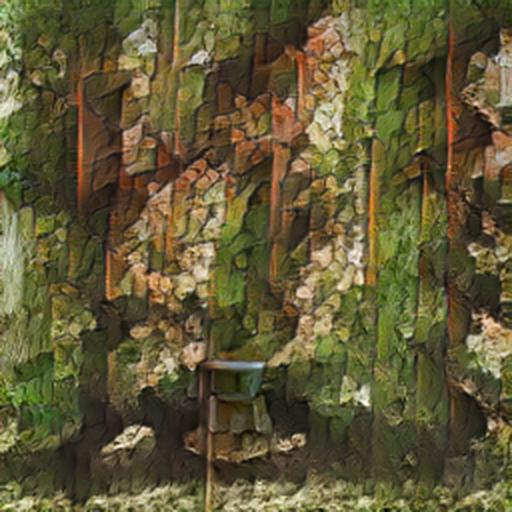
#> input picture frontend/src/assets/AGIQA-3K/AttnGAN_normal_012.jpg, 512 x 512 px
$ python hough_explorer.py ../../frontend/src/assets/AGIQA-3K out.png
#> lines starting #> are read from the running program, lines starting #| are printed output that depends on the picture; after the words box and inside, x2 and y2 are one past the last pixel; in counts of white or black regions, pixels touching at a corner belong together
### backend/f6_attributes/utils.py
"""
Shared utilities for the painting CV pipeline.
"""

import json
import logging
from pathlib import Path
from typing import Any


logger = logging.getLogger(__name__)


def save_json(data: Any, path: str | Path) -> None:
    Path(path).parent.mkdir(parents=True, exist_ok=True)
    with open(path, "w", encoding="utf-8") as f:
        json.dump(data, f, ensure_ascii=False, indent=2)


def load_json(path: str | Path) -> Any:
    with open(path, "r", encoding="utf-8") as f:
        return json.load(f)


def discover_images(root: str | Path, extensions=(".jpg", ".jpeg", ".png", ".webp")) -> list[Path]:
    """Recursively discover all images under *root*."""
    root = Path(root)
    images = []
    for ext in extensions:
        images.extend(root.rglob(f"*{ext}"))
        images.extend(root.rglob(f"*{ext.upper()}"))
#> pass 2 of the loop in discover_images, `for ext in extensions:`:
    return sorted(set(images))


# ---------------------------------------------------------------------------
# Image metadata
# ---------------------------------------------------------------------------

# Backends that mean "nothing was actually measured here". A record carrying one
# is a placeholder, not a result.
FALLBACK_BACKENDS = {"unavailable", "template-fallback"}


# [14 lines left out: function resumable_records, not called in this run]


def image_meta(path: Path, root: Path) -> dict:
    """Return lightweight metadata dict for a painting."""
    return {
        "id": str(path.relative_to(root)),
        "path": str(path),
        "filename": path.name,
    }

### backend/f6_attributes/hough_explorer.py
"""
Feature: Hough Transform Explorer
==================================
For each painting, pre-computes the full Canny → Hough pipeline at multiple
parameter settings, stores edge images and line parameter histograms.

Upgrade over original prototype:
- Precomputed at 3 parameter presets (fine / medium / coarse) for fast switching.
- Stores a compact sinusoid histogram for quick frontend matching.
- Matching endpoint: given user-drawn sinusoids (rho/theta pairs), find the most
  similar paintings using histogram intersection.

Output schema per painting:
{
  "id":     "...",
  "path":   "...",
  "presets": {
    "fine":   { "canny_low":50, "canny_high":150, "hough_threshold":30,
                "line_count": 42, "rho_theta_hist": [...] },
    "medium": { ... },
    "coarse": { ... }
  }
}

rho_theta_hist is a flattened N_RHO_BINS × N_THETA_BINS 2-D histogram (list of ints),
representing the accumulator density in (ρ, θ) space — this IS the Hough accumulator,
downsampled to a compact representation.
"""

from __future__ import annotations

import logging
from pathlib import Path
from typing import NamedTuple

import cv2
import numpy as np
from tqdm import tqdm

from backend.f6_attributes.utils import discover_images, image_meta, load_json, save_json

logger = logging.getLogger(__name__)

# ---------------------------------------------------------------------------
# Constants
# ---------------------------------------------------------------------------

N_RHO_BINS   = 32
N_THETA_BINS = 32

class Preset(NamedTuple):
    canny_low:       int
    canny_high:      int
    hough_threshold: int

PRESETS = {
    "fine":   Preset(30,  90,  20),
    "medium": Preset(50,  150, 40),
    "coarse": Preset(80,  200, 70),
}

# Processing resolution — resize images before Canny to keep compute fast
PROC_SIZE = (512, 512)


# ---------------------------------------------------------------------------
# Core computation
# ---------------------------------------------------------------------------

def _compute_preset(gray: np.ndarray, preset: Preset) -> dict:
    """
    Apply Canny + Hough on a grayscale image with given parameters.
    Returns a dict ready for JSON storage.
    """
    edges = cv2.Canny(gray, preset.canny_low, preset.canny_high, apertureSize=3)

    lines = cv2.HoughLines(edges, rho=1, theta=np.pi / 180, threshold=preset.hough_threshold)

    if lines is None:
        rho_theta_hist = [0] * (N_RHO_BINS * N_THETA_BINS)
        return {
            "canny_low":       preset.canny_low,
            "canny_high":      preset.canny_high,
            "hough_threshold": preset.hough_threshold,
            "line_count":      0,
            "rho_theta_hist":  rho_theta_hist,
        }

    lines = lines.squeeze(1)   # shape: (N, 2) — rho, theta
    rhos   = lines[:, 0]
    thetas = lines[:, 1]

    # Compute histogram in (rho, theta) space
    diag = float(np.sqrt(gray.shape[0] ** 2 + gray.shape[1] ** 2))
    hist, _, _ = np.histogram2d(
        rhos, thetas,
        bins=[N_RHO_BINS, N_THETA_BINS],
        range=[[-diag, diag], [0, np.pi]],
    )
    hist_norm = (hist / (hist.max() + 1e-9) * 255).astype(np.uint8)

    return {
        "canny_low":       preset.canny_low,
        "canny_high":      preset.canny_high,
        "hough_threshold": preset.hough_threshold,
        "line_count":      int(len(lines)),
        "rho_theta_hist":  hist_norm.flatten().tolist(),
    }


def analyse_single(path: Path, root: Path) -> dict:
    img = cv2.imread(str(path))
    meta = image_meta(path, root)

    if img is None:
        meta["presets"] = {name: {"line_count": 0, "rho_theta_hist": [0] * (N_RHO_BINS * N_THETA_BINS)}
                           for name in PRESETS}
        return meta

    img_resized = cv2.resize(img, PROC_SIZE)
    gray = cv2.cvtColor(img_resized, cv2.COLOR_BGR2GRAY)
    gray = cv2.GaussianBlur(gray, (5, 5), 0)

    meta["presets"] = {name: _compute_preset(gray, preset) for name, preset in PRESETS.items()}
    return meta


# ---------------------------------------------------------------------------
# Batch pipeline
# ---------------------------------------------------------------------------

def run(image_root: str | Path, output_path: str | Path, resume: bool = True) -> None:
    root = Path(image_root)
    output_path = Path(output_path)
    images = discover_images(root)
    logger.info(f"Found {len(images)} images")

    existing: dict[str, dict] = {}
    if resume and output_path.exists():
        try:
            existing = {r["id"]: r for r in load_json(output_path)}
            logger.info(f"Resuming: {len(existing)} already processed")
        except Exception:
            pass

    results = list(existing.values())
    for path in tqdm(images, desc="Hough transform"):
        img_id = str(path.relative_to(root))
        if img_id in existing:
            continue
        results.append(analyse_single(path, root))
#> in analyse_single, img is the input picture: shape (512, 512, 3); mean B, G, R 54.3, 89.3, 97.1
#> in analyse_single, `gray = cv2.cvtColor(img_resized, cv2.COLOR_BGR2GRAY)`:
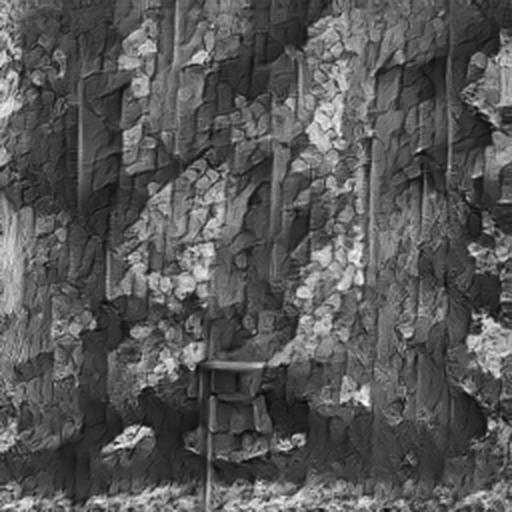
#> gray: shape (512, 512); min 4, max 252, mean 87.6
#> in _compute_preset, `edges = cv2.Canny(gray, preset.canny_low, preset.canny_high, apertureS..`:
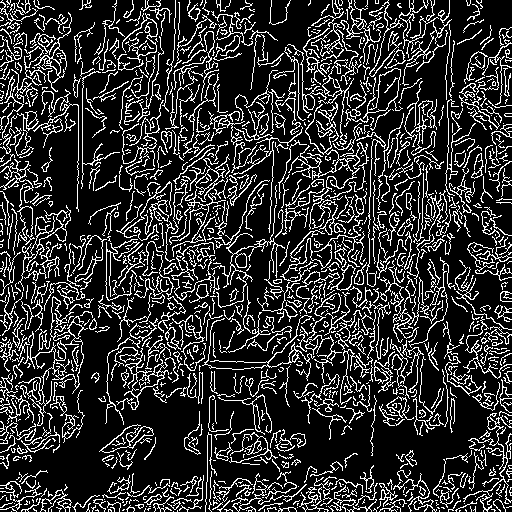
#> edges: shape (512, 512); 19.2% white in thin lines or dots
#> in _compute_preset, `lines = lines.squeeze(1)`: lines = 18561 pairs, first value -502 to 697, second value 0 to 3.12
#> in _compute_preset, `rhos   = lines[:, 0]`: rhos = 18561 values, max 697 at index 18511, min -502 at index 7905, mean 173.7
#> in _compute_preset, `thetas = lines[:, 1]`: thetas = 18561 values, max 3.12 at index 238, min 0 at index 202, mean 1.54
#> in _compute_preset, `hist, _, _ = np.histogram2d( rhos, thetas, bins=[N_RHO_BINS, N_THETA_B..`:
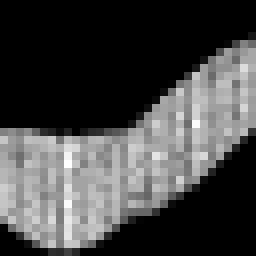
#> hist: shape (32, 32) float64 (shown 8 times larger); min 0, max 67, mean 18.1; drawn with min black and max white
#> call 2 of _compute_preset, with preset = (50, 150, 40)
#> in _compute_preset (call 2), `edges = cv2.Canny(gray, preset.canny_low, preset.canny_high, apertureS..`:
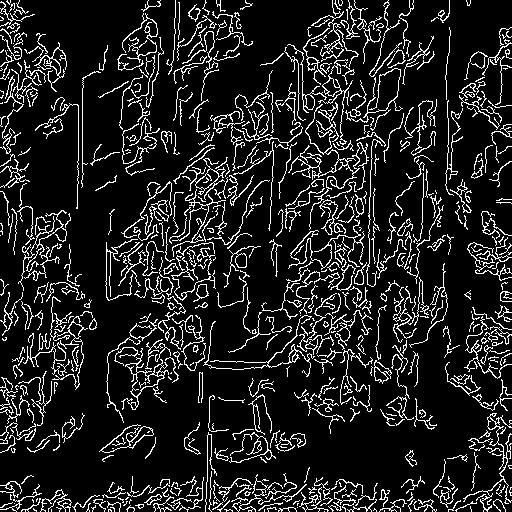
#> edges: shape (512, 512); 12.8% white in thin lines or dots
#> in _compute_preset (call 2), `lines = lines.squeeze(1)`: lines = 13619 pairs, first value -502 to 638, second value 0 to 3.12
#> in _compute_preset (call 2), `rhos   = lines[:, 0]`: rhos = 13619 values, max 638 at index 12437, min -502 at index 4844, mean 167
#> in _compute_preset (call 2), `thetas = lines[:, 1]`: thetas = 13619 values, max 3.12 at index 88, min 0 at index 81, mean 1.56
#> in _compute_preset (call 2), `hist, _, _ = np.histogram2d( rhos, thetas, bins=[N_RHO_BINS, N_THETA_B..`:
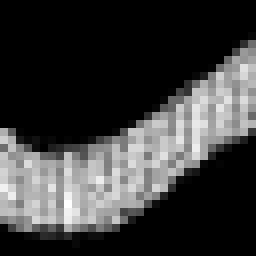
#> hist: shape (32, 32) float64 (shown 8 times larger); min 0, max 58, mean 13.3; drawn with min black and max white
#> call 3 of _compute_preset, with preset = (80, 200, 70)
#> in _compute_preset (call 3), `edges = cv2.Canny(gray, preset.canny_low, preset.canny_high, apertureS..`:
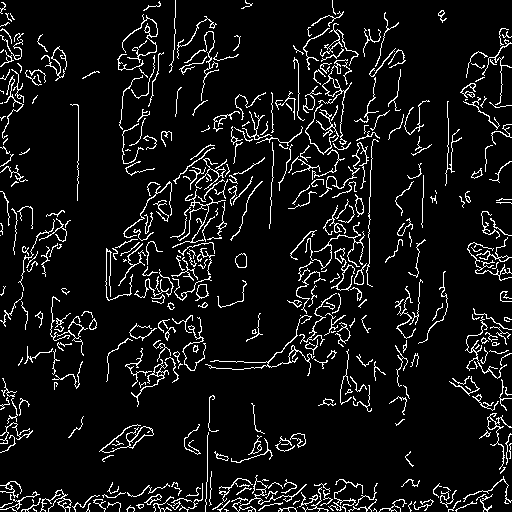
#> edges: shape (512, 512); 7.9% white in thin lines or dots
#> in _compute_preset (call 3), `lines = cv2.HoughLines(edges, rho=1, theta=np.pi / 180, threshold=pres..`: lines = 1219 rows, first 8: [503, 1.57], [509, 1.57], [499, 1.57], [507, 1.57], [376, 0.0349], [272, 0.785], [506, 1.55], [509, 1.54]
#> in _compute_preset (call 3), `lines = lines.squeeze(1)`: lines = 1219 pairs, first value -499 to 529, second value 0 to 3.12
#> in _compute_preset (call 3), `rhos   = lines[:, 0]`: rhos = 1219 values, max 529 at index 1135, min -499 at index 36, mean 191.1
#> in _compute_preset (call 3), `thetas = lines[:, 1]`: thetas = 1219 values, max 3.12 at index 21, min 0 at index 27, mean 1.24
#> in _compute_preset (call 3), `hist, _, _ = np.histogram2d( rhos, thetas, bins=[N_RHO_BINS, N_THETA_B..`:
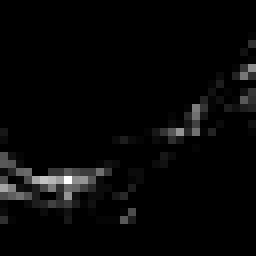
#> hist: shape (32, 32) float64 (shown 8 times larger); min 0, max 43, mean 1.2; drawn with min black and max white
#> pass 2 of the loop in run, `for path in tqdm(images, desc="Hough transform"):`:
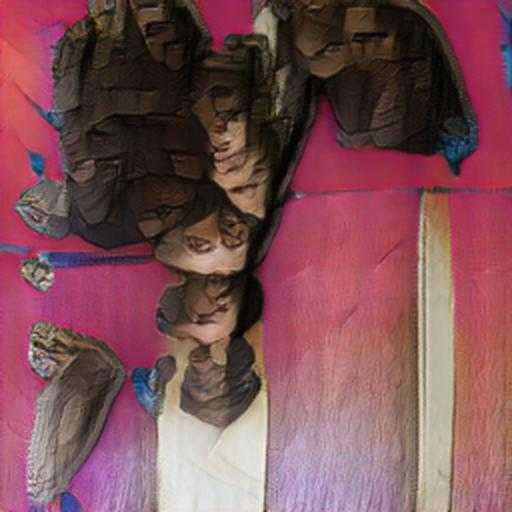
#> input picture frontend/src/assets/AGIQA-3K/AttnGAN_normal_025.jpg, 512 x 512 px
#> in analyse_single, img is the input picture: shape (512, 512, 3); mean B, G, R 86.1, 79.5, 125.6
#> in _compute_preset (call 4), `edges = cv2.Canny(gray, preset.canny_low, preset.canny_high, apertureS..`:
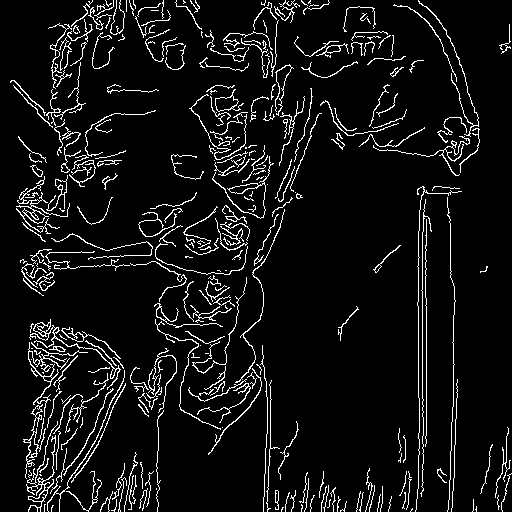
#> edges: shape (512, 512); 7.2% white in thin lines or dots
#> in _compute_preset (call 4), `lines = lines.squeeze(1)`: lines = 14481 pairs, first value -498 to 629, second value 0 to 3.12
#> rhos = 14481 values, max 629 at index 14334, min -498 at index 10595, mean 150.1
#> thetas = 14481 values, max 3.12 at index 8, min 0 at index 0, mean 1.62
#> edges: shape (512, 512); 3.6% white in thin lines or dots, all inside (x1, y1, x2, y2) = (16, 0, 474, 512)
#> in _compute_preset (call 5), `lines = cv2.HoughLines(edges, rho=1, theta=np.pi / 180, threshold=pres..`: lines = 1411 rows, first 8: [418, 0], [422, 0], [426, 0], [434, 0.0349], [466, 0.0349], [-420, 3.12], [459, 0.0175], [-446, 3.12]
#> in _compute_preset (call 6), `edges = cv2.Canny(gray, preset.canny_low, preset.canny_high, apertureS..`:
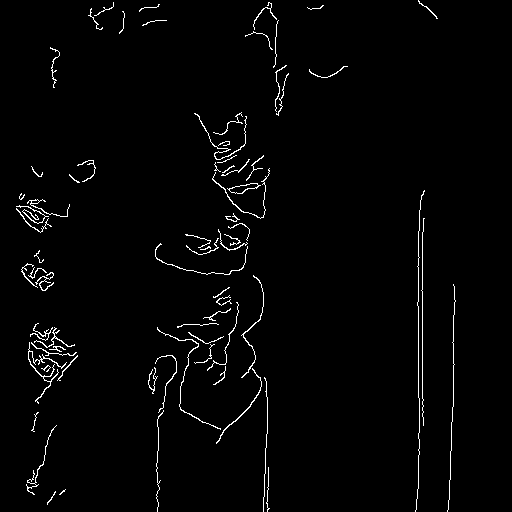
#> edges: shape (512, 512); 1.9% white in thin lines or dots, all inside (x1, y1, x2, y2) = (16, 0, 456, 512)
#> in _compute_preset (call 6), `lines = cv2.HoughLines(edges, rho=1, theta=np.pi / 180, threshold=pres..`: lines = 14 rows, first 8: [418, 0], [422, 0], [426, 0.0175], [466, 0.0349], [459, 0.0175], [281, 0.0349], [453, 0], [-412, 3.12]
#> rhos = [418, 422, 426, 466, 459, 281, 453, -412, 434, 289, -416, 423, 276, 431]
#> thetas = [0, 0, 0.0175, 0.0349, 0.0175, 0.0349, 0, 3.12, 0.0349, 0.0524, 3.12, 0.0175, 0.0175, 0.0349]

    save_json(results, output_path)
    logger.info(f"Saved {len(results)} Hough records to {output_path}")


# ---------------------------------------------------------------------------
# Query helpers (serve-time)
# ---------------------------------------------------------------------------

def load_results(output_path: str | Path) -> list[dict]:
    return load_json(output_path)


# ---------------------------------------------------------------------------
# CLI
# ---------------------------------------------------------------------------

if __name__ == "__main__":
    import argparse

    logging.basicConfig(level=logging.INFO, format="%(levelname)s: %(message)s")
    parser = argparse.ArgumentParser(description="Hough transform pre-computation")
    parser.add_argument("image_root")
    parser.add_argument("output")
    parser.add_argument("--no-resume", action="store_true")
    args = parser.parse_args()

    run(args.image_root, args.output, resume=not args.no_resume)
